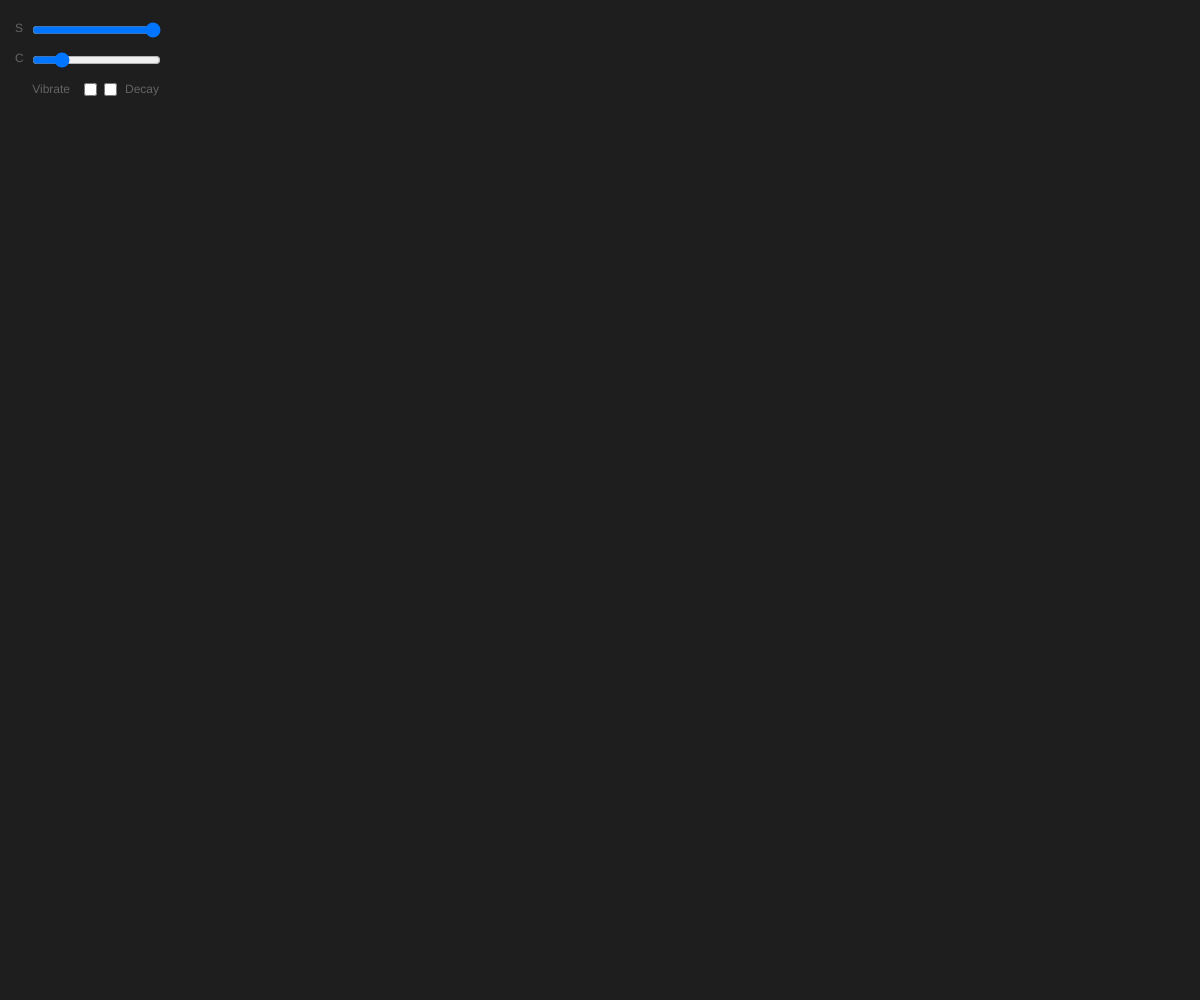
Frame 1 (no input)
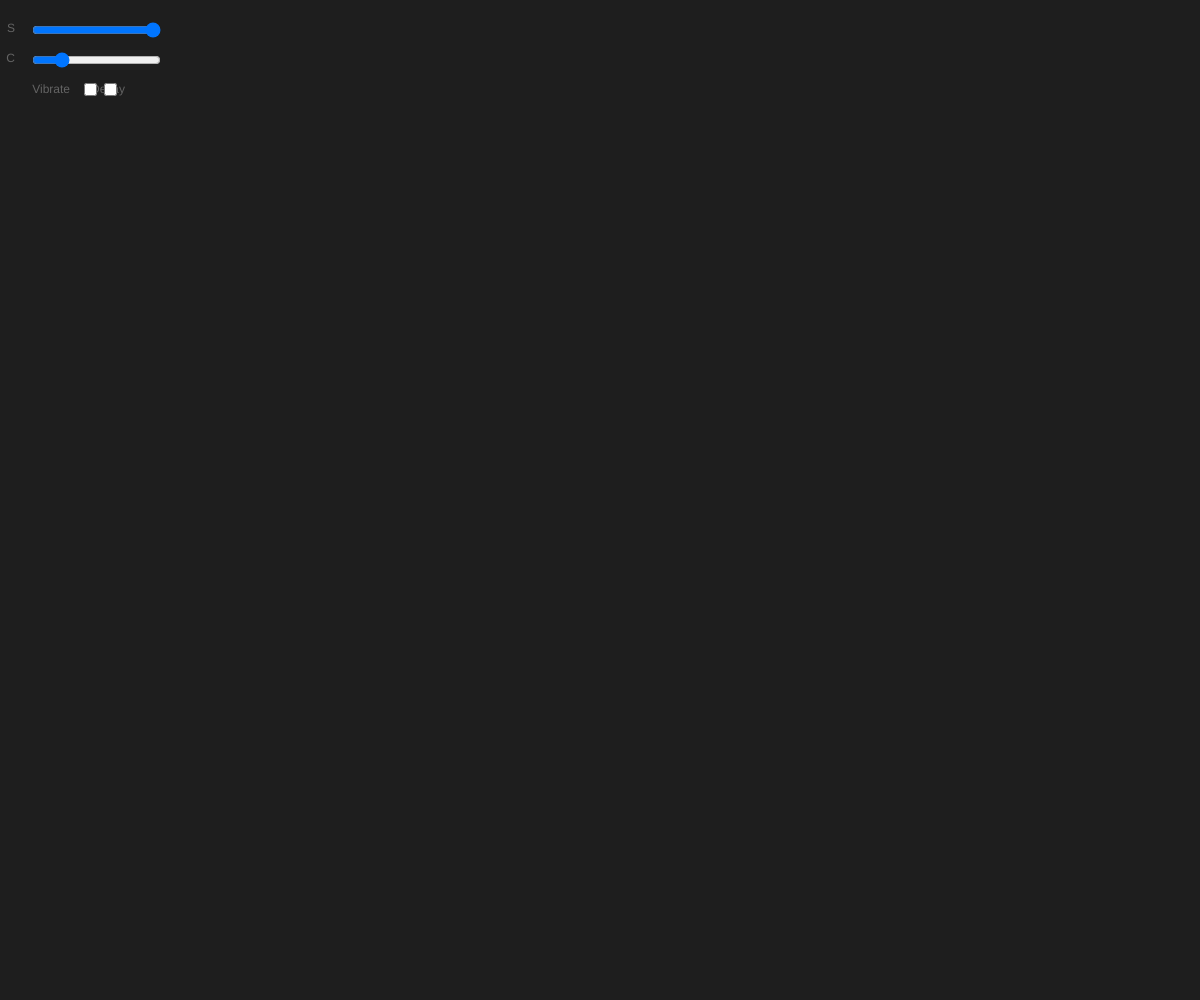
Frame 60 (no input)
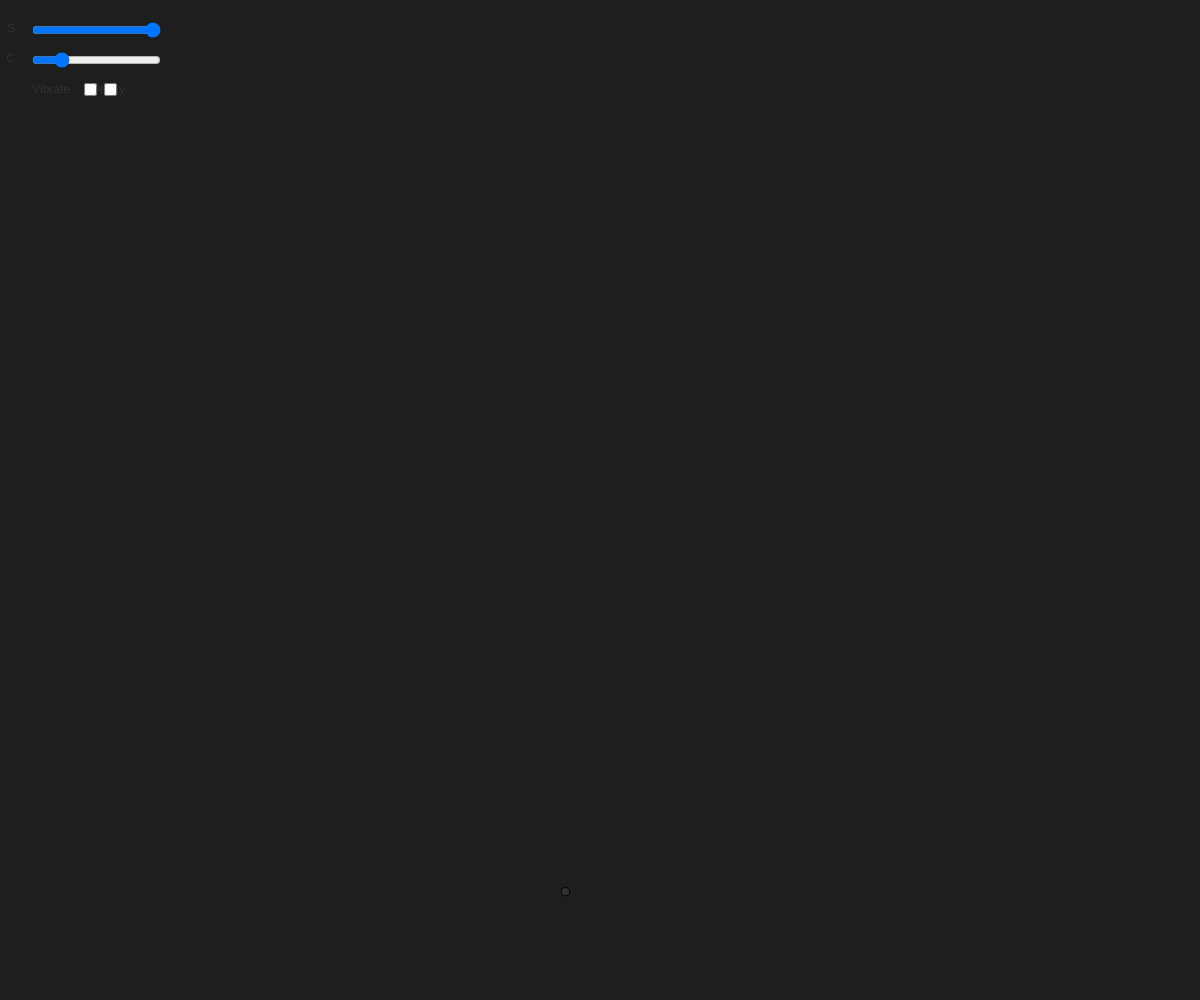
Frame 120 (the mouse pressed at the canvas centre since frame 60)

The p5.js sketch that drew these frames (run headless with seeded random() and noise() and a simulated clock; from frame 60 on, the mouse is pressed at the canvas centre):

// p5.js sketch
// ── sketch.js
var vib;
var speedSlider;
var cs;
var cc;
var vv;
var decay;

// defines class, all particle attribures are remebered for each particle.

var Particle = function(x, y, ss, cc) {
	this.x = x;
	this.y = y;
	this.diameter = random(5,10);
	this.speedFall = 1;
	this.speedVibrate = 4;
	this.speedShoot = ss;
	this.directionX = random(-1,1);
	this.directionY = this.speedShoot - this.directionX;
	this.Xinverter = 1;
	this.Yinverter = 1;
	this.Color = cc;
	this.toVib = false;
	this.toDecay = false;

	this.create = function() {
							fill(cc);
							ellipse(this.x, this.y, this.diameter, this.diameter);
							}
	this.fall = function() {
							if (this.toDecay == true) {
								this.y = this.y + this.speedFall;
								}
							}

	this.vibrate = function() {
							if (this.toVib == true) {
								this.y = this.y + random(-1,1)*this.speedVibrate;
								this.x = this.x + random(-1,1)*this.speedVibrate;
								}
							}
	this.shoot = function() {

							this.y = this.y + (this.directionY * this.Yinverter);
							if (this.y < 0 || this.y > windowHeight) {this.Yinverter = this.Yinverter * -1}
							this.x = this.x + (this.directionX * this.Xinverter);
							if (this.x < 0 || this.x > windowWidth) {this.Xinverter = this.Xinverter * -1}

							}


}

var particles = [];


function setup() {
  createCanvas(windowWidth, windowHeight); 
  fill(100);

  // set up controls

  speedSlider = createSlider(1,10);
  colorSlider = createSlider(0,255);
  speedSlider.position(30,20);
  colorSlider.position(30,50);
  vib = createCheckbox();
  vib.position(80,80);
  vib.attribute("type","checkbox");
  vib.attribute('checked', null);  
  decay = createCheckbox();
  decay.position(100,80);
  decay.attribute("type","checkbox");
  decay.attribute('checked', null);  




}

function draw() {

  background(30);

// grabs controls values
  	
  	cs = speedSlider.value(); 
  	cc = colorSlider.value();
  	vv = vib.value();
  	dc = decay.value();

  	text("S",15,32); 
 	text("C",15,62);
 	text("Decay",125,93);
 	textAlign(RIGHT);
 	text("Vibrate",70,93);




// runs for each particle in array

  for (var i = 0; i < particles.length; i++) {
  	particles[i].speedShoot = cs;
  	if (vib.elt.checked) {  
  		particles[i].toVib = true;
  	}
  	if (decay.elt.checked) {  
  		particles[i].toDecay = true;
  	}

  	// calls methods to do stuff with particles

  	particles[i].create(); // creates particle
  	particles[i].fall();  // methos fall so particle does not stay in canvas forever
	particles[i].vibrate();  // method to vibrate particle
	particles[i].shoot(); // methos to move particle around
  }

}

// pressing the mouse will create a new particle where mouse is


function mousePressed() {
	particles.push( new Particle(mouseX, mouseY, cs, cc) );
}



// ── particles.js
var vib;
var speedSlider;
var cs;
var cc;
var vv;
var decay;

// defines class, all particle attribures are remebered for each particle.

var Particle = function(x, y, ss, cc) {
	this.x = x;
	this.y = y;
	this.diameter = random(5,10);
	this.speedFall = 1;
	this.speedVibrate = 4;
	this.speedShoot = ss;
	this.directionX = random(-1,1);
	this.directionY = this.speedShoot - this.directionX;
	this.Xinverter = 1;
	this.Yinverter = 1;
	this.Color = cc;
	this.toVib = false;
	this.toDecay = false;

	this.create = function() {
							fill(cc);
							ellipse(this.x, this.y, this.diameter, this.diameter);
							}
	this.fall = function() {
							if (this.toDecay == true) {
								this.y = this.y + this.speedFall;
								}
							}

	this.vibrate = function() {
							if (this.toVib == true) {
								this.y = this.y + random(-1,1)*this.speedVibrate;
								this.x = this.x + random(-1,1)*this.speedVibrate;
								}
							}
	this.shoot = function() {

							this.y = this.y + (this.directionY * this.Yinverter);
							if (this.y < 0 || this.y > windowHeight) {this.Yinverter = this.Yinverter * -1}
							this.x = this.x + (this.directionX * this.Xinverter);
							if (this.x < 0 || this.x > windowWidth) {this.Xinverter = this.Xinverter * -1}

							}


}

var particles = [];


function setup() {
  createCanvas(windowWidth, windowHeight); 
  fill(100);

  // set up controls

  speedSlider = createSlider(1,10);
  colorSlider = createSlider(0,255);
  speedSlider.position(30,20);
  colorSlider.position(30,50);
  vib = createCheckbox();
  vib.position(80,80);
  vib.attribute("type","checkbox");
  vib.attribute('checked', null);  
  decay = createCheckbox();
  decay.position(100,80);
  decay.attribute("type","checkbox");
  decay.attribute('checked', null);  




}

function draw() {

  background(30);

// grabs controls values
  	
  	cs = speedSlider.value(); 
  	cc = colorSlider.value();
  	vv = vib.value();
  	dc = decay.value();

  	//text("S",20,20); 
 	// text("C",20,50);


// runs for each particle in array

  for (var i = 0; i < particles.length; i++) {
  	particles[i].speedShoot = cs;
  	if (vib.elt.checked) {  
  		particles[i].toVib = true;
  	}
  	if (decay.elt.checked) {  
  		particles[i].toDecay = true;
  	}

  	// calls methods to do stuff with particles

  	particles[i].create(); // creates particle
  	particles[i].fall();  // methos fall so particle does not stay in canvas forever
	particles[i].vibrate();  // method to vibrate particle
	particles[i].shoot(); // methos to move particle around
  }

}

// pressing the mouse will create a new particle where mouse is


function mousePressed() {
	particles.push( new Particle(mouseX, mouseY, cs, cc) );
}



// ── sketch_classes_methods_proto.js

var Ball = function(x, y) {
	this.x = x;
	this.y = y;
	this.diameter = 10;
}

Ball.prototype.show = function() {
	ellipse(this.x, this.y, this.diameter, this.diameter);
}

Ball.prototype.fall = function() {
	this.y = this.y + 1;
}

var balls = [];


function setup() {
  createCanvas(windowWidth, windowHeight); 
}

function draw() {

  background(0);

  for (var i = 0; i < balls.length; i++) {
  	balls[i].show();
  	balls[i].fall();
  }
}

function mousePressed() {
	balls.push( new Ball(mouseX, mouseY) );
}
// ── sketch_foir_loop.js
var dots = [];

function setup() {
  createCanvas(windowWidth, windowHeight); 

  for (var i = 0; i < 10; i++) {
    dots.push(random(10,50));
  }

}

function draw() {

  background(0);
  noFill();
  stroke(255,0,0);
  var tenth = height/10;

strokeWeight(0);
textSize(12);
textStyle(NORMAL);
text("Font Style Normal", 10, 30);
  for (var i = 0; i < dots.length; i++) {
    ellipse(width/2, i * tenth, dots[i], dots[i]);
  }

}
// ── sketch_random_balls.js
var Ball = function() {
  this.x = random(width);
  this.y = random(height);
  this.speedX = random(-1,1);
  this.speedY = random(-1,1);

  this.diameter = random(20,50);
}

var balls = [];



function setup() {
  createCanvas(windowWidth, windowHeight); 
}

function draw() {

  background(0);
  
  for (var i = 0; i < balls.length; i++) {
    ellipse(balls[i].x, balls[i].y, balls[i].diameter, balls[i].diameter);
    balls[i].x = balls[i].x + balls[i].speedX;
    balls[i].y = balls[i].y + balls[i].speedY;

  }

  if (frameCount%15 == 0 && balls.length < 10000) {
  balls.push(new Ball());
  }


}

function mousePressed() {
  balls.push( new Ball() );
}
// ── sketch_while_loop.js
var dots = [];

function setup() {
  createCanvas(windowWidth, windowHeight); 

  while(dots.length < 10) {
    dots.push(random(10,50));
  }

}

function draw() {

  background(0);
  noFill();
  stroke(255,0,0);
  var tenth = height/10;

  var i = 0;

  while (i < dots.length) {
    ellipse(width/2, i * tenth, dots[i], dots[i]);
    i = i + 1;
  }

}
